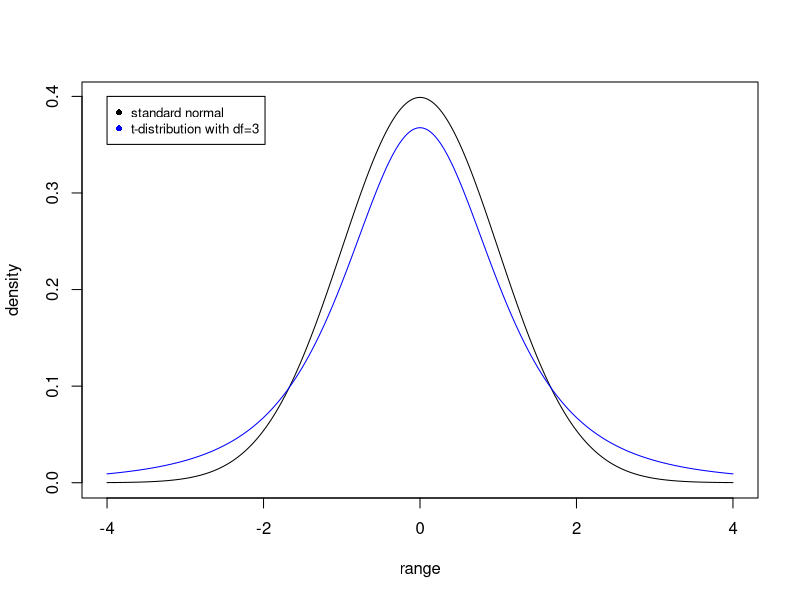

Write R code to recreate this figure.
## ---- chunk 1
knitr::opts_chunk$set(echo = TRUE)
## ---- chunk 2
n <- 100
p <- 10
s <- 3
set.seed(0)
x <- matrix(rnorm(n*p), n, p)
b <- c(-0.7, 0.7, 1, rep(0, p-s))
y <- x %*% b + rt(n, df=2)

cor(x, y)
## ---- chunk 3
range <- seq(-4, 4, 0.01)
plot(range, dnorm(range), type = "l", ylab = "density")
lines(range, dt(range, 3), col = "blue")
legend(-4, 0.4, legend=c("standard normal", "t-distribution with df=3"), col=c("black", "blue"), pch=c(16, 16), cex = 0.8)
## ---- chunk 4
psi <- function(r, c = 1) {
  return(ifelse(r^2 > c^2, 2*c*abs(r) - c^2, r^2))
}

huber.loss <- function(beta) {
  resd <- x %*% beta - y
  res <- sum(psi(resd))
  return(res)
}
## ---- chunk 5
grad.descent <- function() {
  
}
